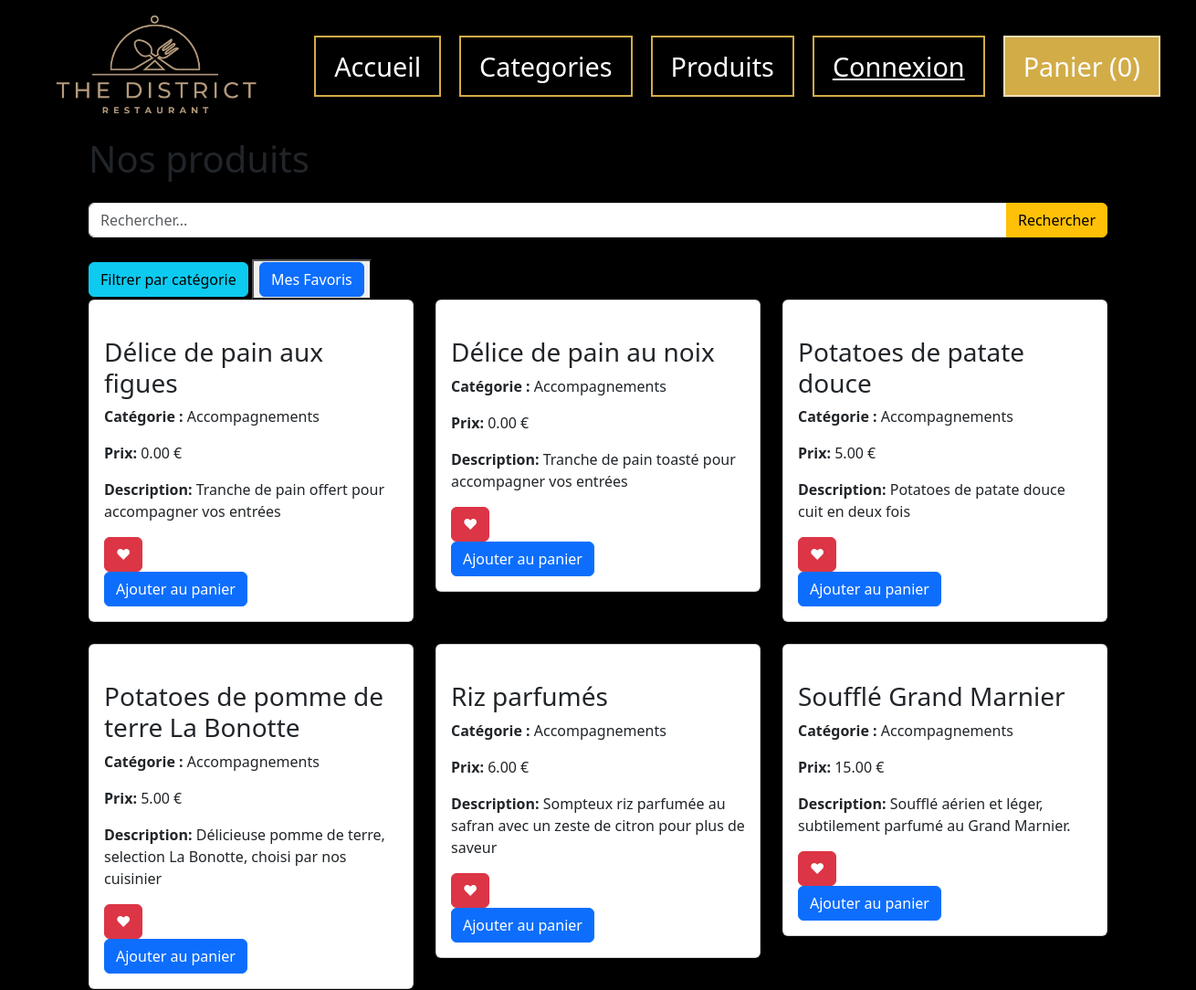
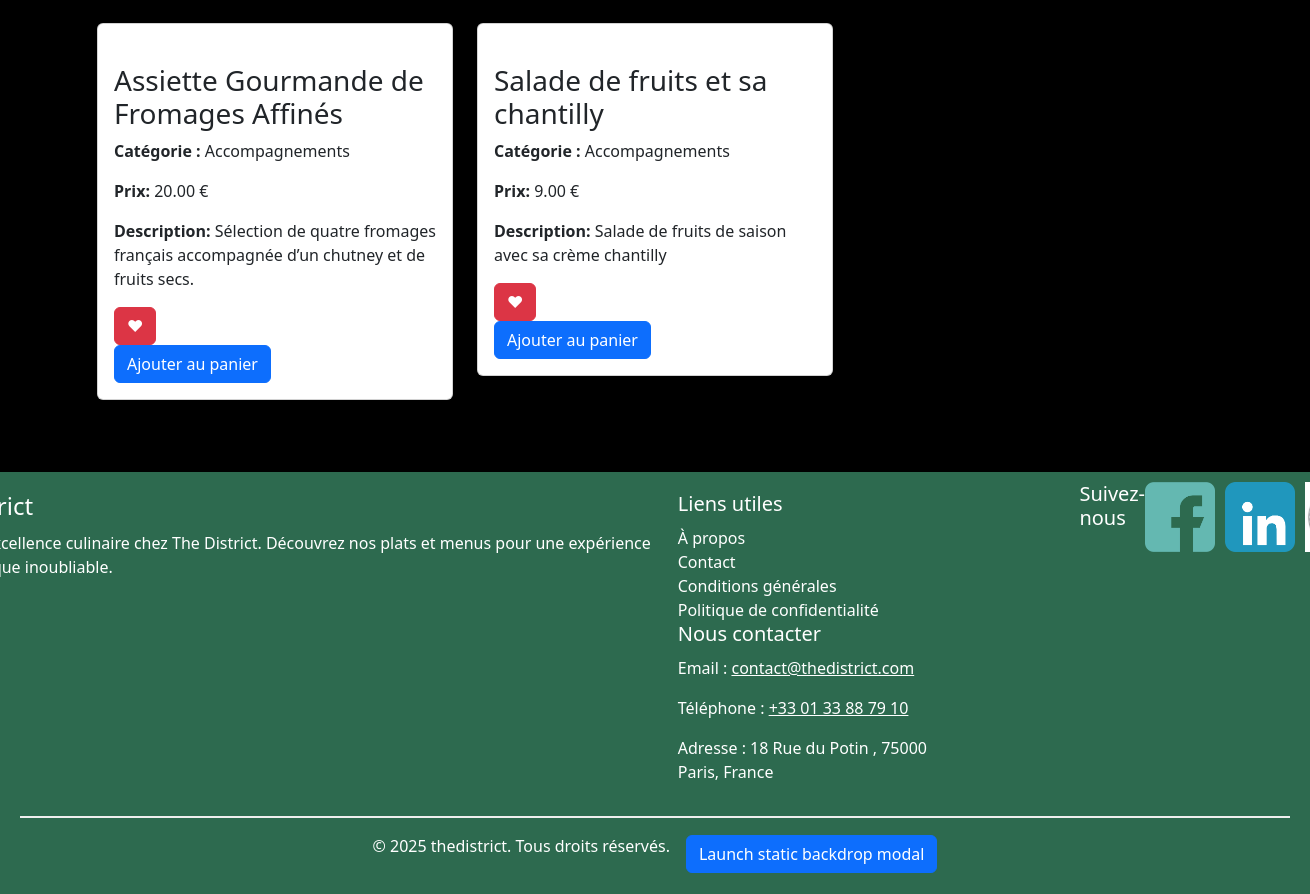
The app's page /produits.php?category=Accompagnements, older data (2 pictures, top to bottom).
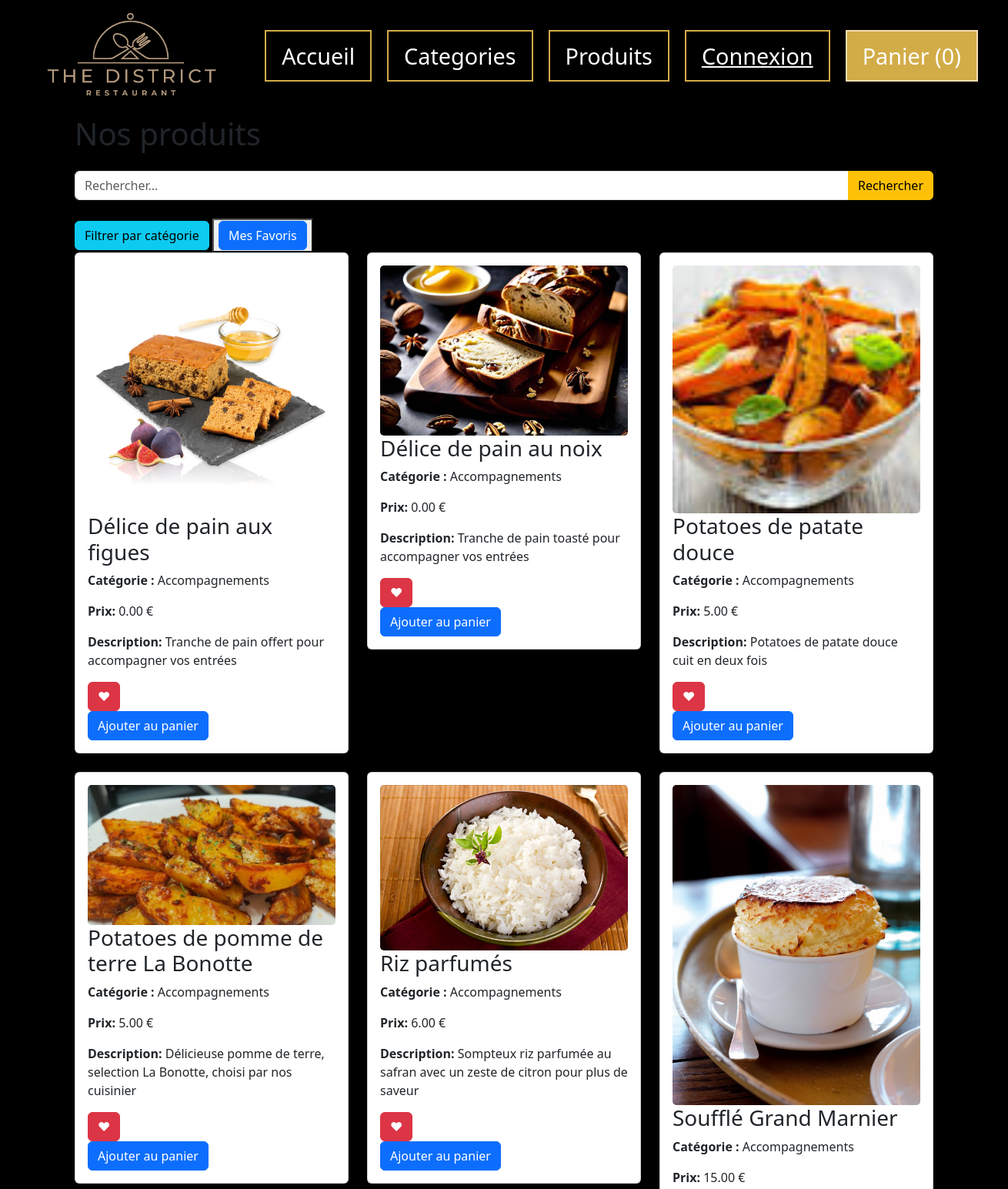
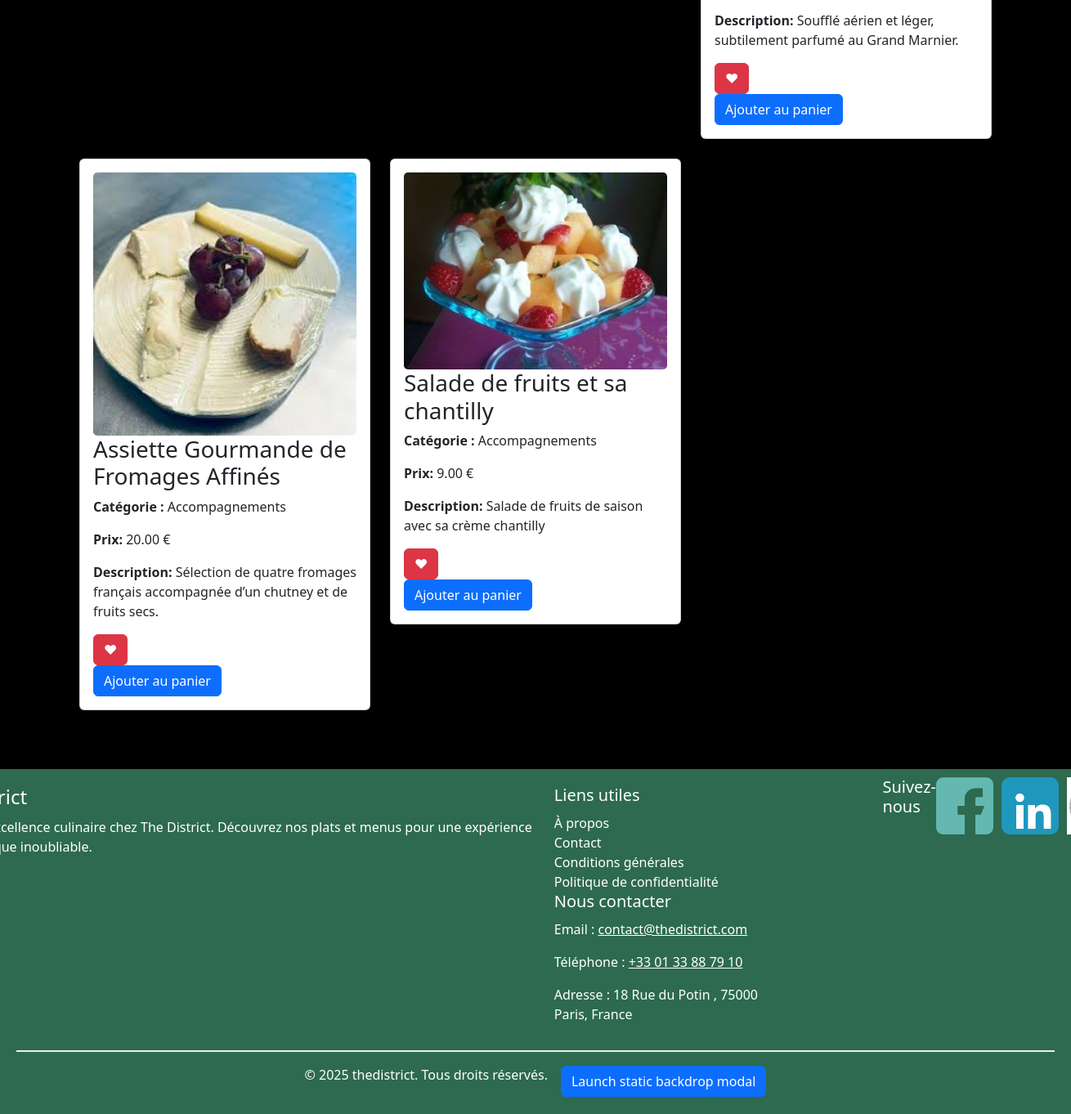
The same page, newer data (2 pictures, top to bottom).
### tables this page shows
CREATE TABLE `produit` (
  `produit_ID` int(11) NOT NULL,
  `produit_libelle` varchar(50) NOT NULL,
  `produit_prix` decimal(19,2) NOT NULL,
  `produit_image` varchar(50) DEFAULT NULL,
  `produit_description` varchar(500) NOT NULL,
  `categorie_ID` int(11) NOT NULL
);

CREATE TABLE `categorie` (
  `categorie_ID` int(11) NOT NULL,
  `categorie_libelle` varchar(50) NOT NULL,
  `categorie_image` varchar(50) DEFAULT NULL
);

### produits.php (the view, shortened to what this page needs)
<?php
include 'header.php';
?>
<?php
$category = isset($_GET['category']) ? $_GET['category'] : '';
$search = isset($_GET['searchCat']) ? $_GET['searchCat'] : '';
$sql = "SELECT produit_ID, p.produit_libelle, p.produit_prix, p.produit_description, p.produit_image, c.categorie_libelle FROM produit p
join categorie c ON p.categorie_ID = c.categorie_ID";
if ($category) {
    $sql .= " WHERE c.categorie_libelle = '$category'";
}
$produits = $pdo->query($sql)->fetchAll(PDO::FETCH_ASSOC);
?>
<div class="container my-5">
    <h1 class="mb-4">Nos produits</h1>
    <form method="get" action="produits.php" class="mb-4">
        <div class="input-group">
            <input type="text" name="searchCat" class="form-control" placeholder="Rechercher..."
                value="<?= htmlentities($search) ?>">
            <button type="submit" class="btn btn-warning">Rechercher</button>
        </div>
    </form>
    <a href="categorie-menu.php" class="btn btn-info">Filtrer par catégorie</a>
    <button>
        <a href='gestion_favoris.php' class="btn btn-primary">Mes Favoris</a>
    </button>
    <div class="row">
        <?php if (count($produits) > 0): ?>
            <?php foreach ($produits as $product): ?>
                <div class="col-md-4 mb-4">
                    <div class="card">
                        <div class="card-body">
                            <img src="./assets/img/<?= htmlentities($product['produit_image']) ?>" class="card-img" alt="">
                            <h3 class="card-title"><?= htmlentities($product['produit_libelle']) ?></h3>
                            <p class="card-text"><strong>Catégorie :</strong>
                                <?= htmlentities($product['categorie_libelle']) ?></p>
                            <p class="card-text"><strong>Prix:</strong>
                                <?= number_format($product['produit_prix'], 2) ?> €</p>
                            <p class="card-text"><strong>Description:</strong>
                                <?= htmlentities($product['produit_description']) ?></p>
                                <button class="btn btn-danger btn-favori" data-produit-id="<?= htmlentities($product['produit_ID']) ?>">
                                    ♥
                                </button>
                            <form action="ajoutpanier.php" method="POST" data-add-to-cart>
                                <button type="submit" class="btn btn-primary">Ajouter au panier</button>
                            </form>
                        </div>
                    </div>
                </div>
            <?php endforeach; ?>
        <?php else: ?>
            <div class="alert alert-warning" role="alert">
                Aucun produit trouvé.
            </div>
        <?php endif; ?>
    </div>
</div>
<?php
include 'footer.php';
?>

Row changes from the older to the newer data that the page shows:
changed produit "Délice de pain aux figues": produit_image: picture added
changed produit "Délice de pain au noix": produit_image: picture added
changed produit "Potatoes de patate douce": produit_image: picture added
changed produit "Potatoes de pomme de terre La Bonotte": produit_image: picture added
changed produit "Riz parfumés": produit_image: picture added
changed produit "Soufflé Grand Marnier": produit_image: picture added
changed produit "Assiette Gourmande de Fromages Affinés": produit_image: picture added
changed produit "Salade de fruits et sa chantilly": produit_image: picture added
